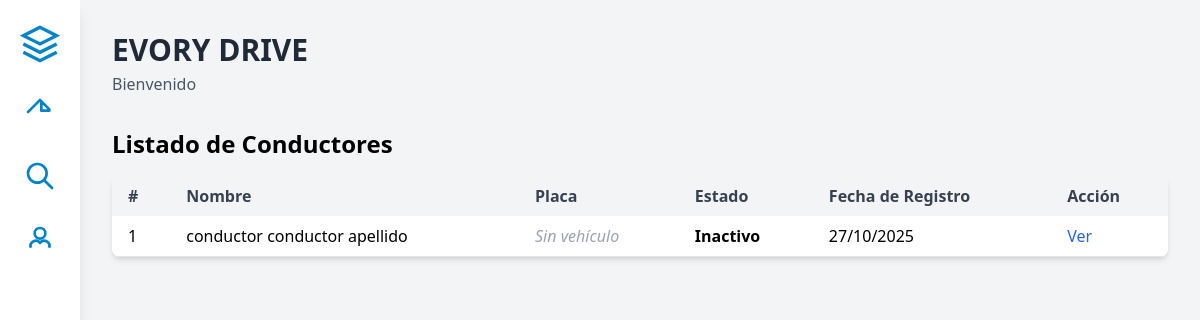
Before: /conductores/activos/ (signed in) with the older database file.
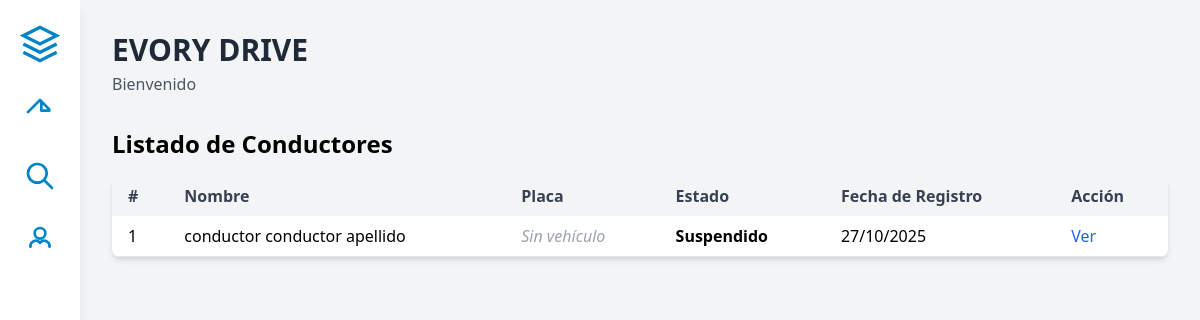
After: the same page with the newer database file.
### src/models/models.py (models this page shows, shortened)
class Conductor(models.Model):
    user = models.OneToOneField(
        User,
        on_delete=models.CASCADE,
        related_name='conductor',
        verbose_name="Usuario"
    )
    segundo_nombre = models.CharField(
        max_length=30,
        blank=True,
        null=True,
        verbose_name="Segundo Nombre"
    )
    segundo_apellido = models.CharField(
        max_length=30,
        blank=True,
        null=True,
        verbose_name="Segundo Apellido"
    )
    TIPO_DOCUMENTO_CHOICES = [
        ('CC', 'Cédula de Ciudadanía'),
        ('CE', 'Cédula de Extranjería'),
        ('PAS', 'Pasaporte'),
    ]
    tipo_documento = models.CharField(
        max_length=3,
        choices=TIPO_DOCUMENTO_CHOICES,
        verbose_name="Tipo de Documento"
    )
    numero_documento = models.CharField(
        max_length=15,
        unique=True,
        validators=[RegexValidator(r'^[0-9]+$', 'Solo se permiten números')],
        verbose_name="Número de Documento"
    )
    fecha_nacimiento = models.DateField(
        verbose_name="Fecha de Nacimiento"
    )
    telefono_principal = models.CharField(
        max_length=10,
        validators=[RegexValidator(r'^[0-9]{10}$', 'El teléfono debe tener 10 dígitos')],
        verbose_name="Teléfono Principal"
    )
    telefono_secundario = models.CharField(
        max_length=10,
        blank=True,
        null=True,
        validators=[RegexValidator(r'^[0-9]{10}$', 'El teléfono debe tener 10 dígitos')],
        verbose_name="Teléfono Secundario"
    )
    direccion = models.CharField(
        max_length=60,
        verbose_name="Dirección de Residencia"
    )
    ciudad = models.CharField(
        max_length=30,
        verbose_name="Ciudad"
    )
    numero_licencia = models.CharField(
        max_length=20,
        verbose_name="Número de Licencia"
    )
    licencia_expedicion = models.DateField(
        verbose_name="Fecha de Expedición de Licencia"
    )
    licencia_vencimiento = models.DateField(
        verbose_name="Fecha de Vencimiento de Licencia"
    )
    TIPO_CUENTA_CHOICES = [
        ('Ahorros', 'Ahorros'),
        ('Corriente', 'Corriente'),
    ]
    tipo_cuenta = models.CharField(
        max_length=10,
        choices=TIPO_CUENTA_CHOICES,
        verbose_name="Tipo de Cuenta"
    )
    banco = models.CharField(
        max_length=50,
        verbose_name="Banco"
    )
    numero_cuenta = models.CharField(
        max_length=20,
        validators=[RegexValidator(r'^[0-9]+$', 'Solo se permiten números')],
        verbose_name="Número de Cuenta"
    )
    ESTADO_CHOICES = [
        ('Pendiente de Verificación', 'Pendiente de Verificación'),
        ('En Corrección', 'En Corrección'),
        ('Activo', 'Activo'),
        ('Inactivo', 'Inactivo'),
        ('Suspendido', 'Suspendido'),
        ('Bloqueado', 'Bloqueado'),
        ('Rechazado', 'Rechazado'),
        ('Dado de Baja', 'Dado de Baja'),
    ]
    estado = models.CharField(
        max_length=40,
        choices=ESTADO_CHOICES,
        default='Pendiente',
        verbose_name="Estado"
    )
    fecha_registro = models.DateTimeField(
        auto_now_add=True,
        verbose_name="Fecha de Registro"
    )
    activo = models.BooleanField(
        default=True,
        verbose_name="Activo"
    )
    class Meta:
        db_table = 'conductor'
        verbose_name = 'Conductor'
        verbose_name_plural = 'Conductores'
        ordering = ['-fecha_registro']
        indexes = [
            models.Index(fields=['numero_documento']),
            models.Index(fields=['estado']),
        ]

### src/views/views.py (the view)
# urls.py: path('conductores/activos/', views.conductores_todos, name='conductores_activos'),
@admin_required
@login_required
def conductores_todos(request):
    conductores = Conductor.objects.select_related('user').all()
    return render(request, 'conductores/listado_todos.html', {'conductores': conductores})

### src/templates/conductores/listado_todos.html
{% extends 'base.html' %}
{% block content %}
<h2 class="text-2xl font-bold mb-4">Listado de Conductores</h2>
<table class="min-w-full bg-white shadow-md rounded-lg overflow-hidden">
  <thead class="bg-gray-100 text-gray-700">
    <tr>
      <th class="px-4 py-2 text-left">#</th>
      <th class="px-4 py-2 text-left">Nombre</th>
      <th class="px-4 py-2 text-left">Placa</th>
      <th class="px-4 py-2 text-left">Estado</th>
      <th class="px-4 py-2 text-left">Fecha de Registro</th>
      <th class="px-4 py-2 text-left">Acción</th>
    </tr>
  </thead>
  <tbody>
    {% for conductor in conductores %}
    <tr class="border-b hover:bg-gray-50">
      <td class="px-4 py-2">{{ forloop.counter }}</td>
      <td class="px-4 py-2">{{ conductor.user.get_full_name }}</td>
      <td class="px-4 py-2">
        {% if conductor.vehiculo_asignado %}
          {{ conductor.vehiculo_asignado.placa }}
        {% else %}
          <span class="italic text-gray-400">Sin vehículo</span>
        {% endif %}
      </td>
      <td class="px-4 py-2">
        <span class="font-semibold">{{ conductor.estado }}</span>
      </td>
      <td class="px-4 py-2">{{ conductor.fecha_registro|date:"d/m/Y" }}</td>
      <td class="px-4 py-2">
        {% if conductor.numero_documento %}
          <a href="{% url 'driver_history' %}?search={{ conductor.numero_documento|urlencode }}" class="text-blue-600 hover:text-blue-800">Ver</a>
        {% elif conductor.vehiculo_asignado and conductor.vehiculo_asignado.placa %}
          <a href="{% url 'driver_history' %}?search={{ conductor.vehiculo_asignado.placa|urlencode }}" class="text-blue-600 hover:text-blue-800">Ver</a>
        {% else %}
          <a href="{% url 'driver_history' %}?search={{ conductor.id }}" class="text-blue-600 hover:text-blue-800">Ver</a>
        {% endif %}
      </td>
    </tr>
    {% empty %}
    <tr>
      <td colspan="6" class="px-4 py-2 text-center text-gray-500">No hay conductores registrados.</td>
    </tr>
    {% endfor %}
  </tbody>
</table>
{% endblock %}

Changed rows visible on the page:
changed Conductor "conductor conductor apellido": estado "Inactivo" → "Suspendido"
